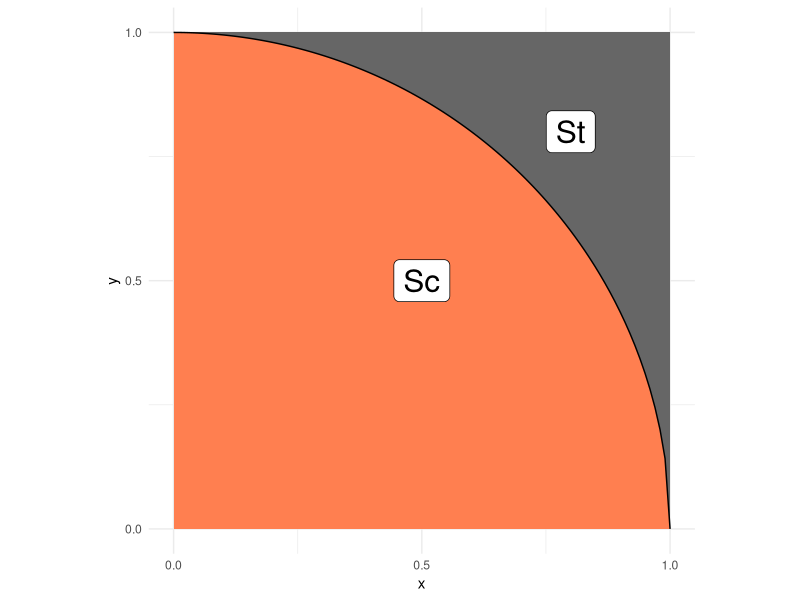
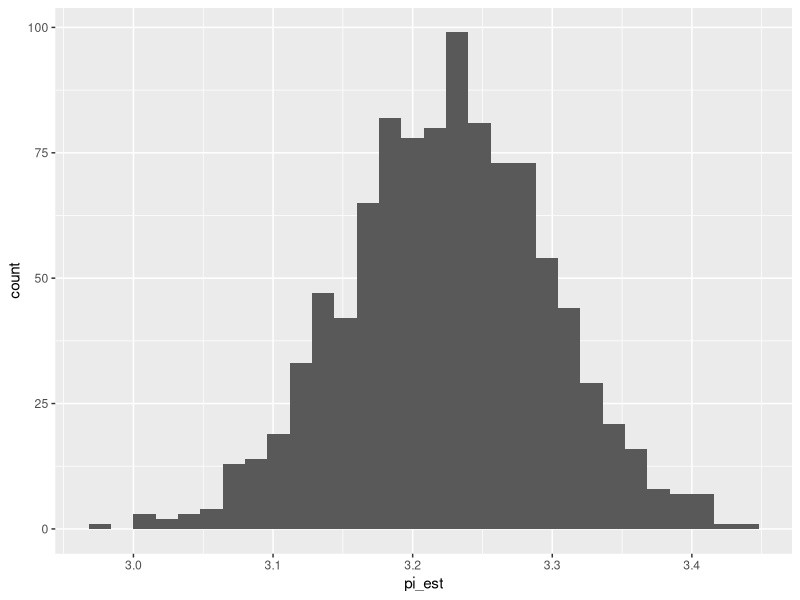

The R source for these figures, in order:
## ---- chunk 1
library(tidyverse)
library(rsample)
## ---- chunk 2
## NOTE: No need to edit; this visual helps explain the pi estimation scheme
tibble(x = seq(0, 1, length.out = 100)) %>%
  mutate(y = sqrt(1 - x^2)) %>%

  ggplot(aes(x, y)) +
  annotate(
    "rect",
    xmin = 0, ymin = 0, xmax = 1, ymax = 1,
    fill = "grey40",
    size = 1
  ) +
  geom_ribbon(aes(ymin = 0, ymax = y), fill = "coral") +
  geom_line() +
  annotate(
    "label",
    x = 0.5, y = 0.5, label = "Sc",
    size = 8
  ) +
  annotate(
    "label",
    x = 0.8, y = 0.8, label = "St",
    size = 8
  ) +
  scale_x_continuous(breaks = c(0, 1/2, 1)) +
  scale_y_continuous(breaks = c(0, 1/2, 1)) +
  theme_minimal() +
  coord_fixed()
## ---- chunk 3
## TASK: Choose a sample size and generate samples
n <- 500 # Choose a sample size
df_q1 <- # Generate the data
  tibble(
    x = runif(n, min = 0, max = 1),
    y = runif(n, min= 0, max =1)
  )
df_q1
## ---- chunk 4
## NOTE: Do not edit this code
# Correct sample size
assertthat::assert_that(
  dim(df_q1) %>% 
    .[[1]] == n,
  msg = "The sample size should be `n`"
)
# Correct column names
assertthat::assert_that(
  setequal(names(df_q1), c("x", "y")),
  msg = "df_q1 must include the columns `x` and `y`"
)
print("Good")
## ---- chunk 5
## TASK: Finish implementing this function
stat <- function(x, y) {
  return(4*(((x^2)+(y^2)) <=1))
  }
## ---- chunk 6
## TASK: Finish writing these assert statements

# Check the value for points *inside* the circle
assertthat::assert_that(
   tibble(x = 0.2, y = 0.3) %>% # Pick a point *inside* the circle
    mutate(stat = stat(x, y)) %>% 
    pull(stat) %>% 
    .[[1]] == 4,
  # ???, # Write the correct value of stat() here
  msg = "Incorrect value when a point is inside the circle"
)

# Check the value for points *outside* the circle
assertthat::assert_that(
    tibble(x = 2.5, y = 5) %>% # Pick a point *outside* the circle
    mutate(stat = stat(x, y)) %>% 
    pull(stat) %>% 
    .[[1]] == 0,
  # ???, # Write the correct value of stat() here
  msg = "Incorrect value when a point is outside the circle"
)
print("Your assertions passed, but make sure they're checking the right thing!")
## ---- chunk 7
## TASK: Estimate pi using your data from q1
df_q3 <- 
  df_q1 %>% 
  # TODO: Estimate pi as the column `pi_est`
  mutate(
    inside = stat(x,y)
  ) %>%
  summarise(pi_est = mean(inside))
df_q3
## ---- chunk 8
## NOTE: Do not edit this code
# Correct sample size
assertthat::assert_that(
  dim(df_q3) %>% 
    .[[1]] == 1,
  msg = "This result should have just one row"
)
# Correct column names
assertthat::assert_that(
  setequal(names(df_q3), c("pi_est")),
  msg = "df_q3 must include the column `pi_est`"
)
print("Good")
## ---- chunk 9
## TASK: Finish the code below
df_q4 <- 
  df_q1 %>% 
  bootstraps(., times = 1000) %>% 
  mutate(
    pi_est = map_dbl(
      splits,
      function(split_df) {
        analysis(split_df) %>% 
            # TODO: Estimate pi as the column `pi_est`
            mutate(
            inside = stat(x,y)
            ) %>%
            summarise(pi_est = mean(inside)) %>%
          # Estimate pi (pi_est) using the resampled data;
          # this should be *identical* to the
          # code you wrote for q3
          pull(pi_est)
      }
    )
  )

## NOTE: Do not edit; use this to visualize your results
df_q4 %>% 
  ggplot(aes(pi_est)) +
  geom_histogram()
## ---- chunk 10
## TASK: Compute a bootstrap confidence interval at the 95% level (alpha = 0.05)
df_q5 <- 
  df_q4 %>% 
  summarize(
    # TODO: Compute pi_lo and pi_up
    pi_lo = quantile(pi_est, 0.025),
    pi_up = quantile(pi_est, 0.975)
  )

df_q5
## ---- chunk 11
df_q1 %>%
  mutate(innie = 4*stat(x, y)) %>%  
  summarize(
    mean = mean(innie),
    sd = sd(innie),
    n = n()
  ) %>%
  mutate(
    z_c = -qnorm(0.05 / 2),  
    se = sd / sqrt(n),       
    lo = mean - z_c * se,   
    hi = mean + z_c * se    
  )
